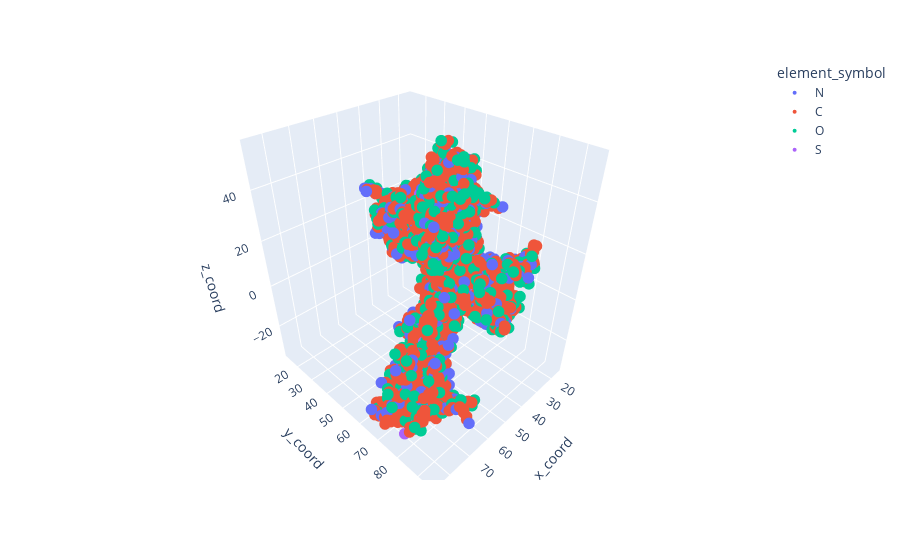

Here is the notebook cell this chart was saved with:
### Code cell
import plotly.express as px

fig = px.scatter_3d(df, x='x_coord', y='y_coord', z='z_coord', color='element_symbol')
fig.update_traces(marker_size = 4)

fig.show()

### Figure 1 — Plotly figure (JSON) as saved in the notebook; plotly's stock layout.template omitted (floating-point values rounded to 4 significant figures; data arrays with more than 128 entries replaced by an {"elided": "..."} marker saying what was removed)
{"data": [{"hovertemplate": "element_symbol=N<br>x_coord=%{x}<br>y_coord=%{y}<br>z_coord=%{z}<extra></extra>", "legendgroup": "N", "marker": {"color": "#636efa", "size": 4, "symbol": "circle"}, "mode": "markers", "name": "N", "scene": "scene", "showlegend": true, "type": "scatter3d", "x": {"elided": "532 float values"}, "y": {"elided": "532 float values"}, "z": {"elided": "532 float values"}}, {"hovertemplate": "element_symbol=C<br>x_coord=%{x}<br>y_coord=%{y}<br>z_coord=%{z}<extra></extra>", "legendgroup": "C", "marker": {"color": "#EF553B", "size": 4, "symbol": "circle"}, "mode": "markers", "name": "C", "scene": "scene", "showlegend": true, "type": "scatter3d", "x": {"elided": "2032 float values"}, "y": {"elided": "2032 float values"}, "z": {"elided": "2032 float values"}}, {"hovertemplate": "element_symbol=O<br>x_coord=%{x}<br>y_coord=%{y}<br>z_coord=%{z}<extra></extra>", "legendgroup": "O", "marker": {"color": "#00cc96", "size": 4, "symbol": "circle"}, "mode": "markers", "name": "O", "scene": "scene", "showlegend": true, "type": "scatter3d", "x": {"elided": "609 float values"}, "y": {"elided": "609 float values"}, "z": {"elided": "609 float values"}}, {"hovertemplate": "element_symbol=S<br>x_coord=%{x}<br>y_coord=%{y}<br>z_coord=%{z}<extra></extra>", "legendgroup": "S", "marker": {"color": "#ab63fa", "size": 4, "symbol": "circle"}, "mode": "markers", "name": "S", "scene": "scene", "showlegend": true, "type": "scatter3d", "x": [28.2, 29.92, 29.52, 30.98, 48.32, 35.76, 43.27, 47.06, 39.93, 44.08, 47.28, 44.87, 41.02, 41.9, 42.85, 41.55, 39.66, 58.99, 82.59, 61.63], "y": [48.06, 30.25, 43.78, 43.97, 55.61, 57.34, 46.16, 53.96, 52.48, 69.52, 66.76, 70.39, 59.88, 76.43, 75.78, 68.84, 60.57, 73.29, 78.22, 66.49], "z": [17.73, 18.82, 17.48, 19.04, 28.71, 37.89, 35.42, 29.01, 22.27, 1.327, 2.528, 3.073, 0.698, 8.26, 6.539, 4.69, 2.176, -21.42, -30.12, -9.242]}], "layout": {"legend": {"title": {"text": "element_symbol"}, "tracegroupgap": 0}, "margin": {"t": 60}, "scene": {"domain": {"x": [0, 1], "y": [0, 1]}, "xaxis": {"title": {"text": "x_coord"}}, "yaxis": {"title": {"text": "y_coord"}}, "zaxis": {"title": {"text": "z_coord"}}}}}
